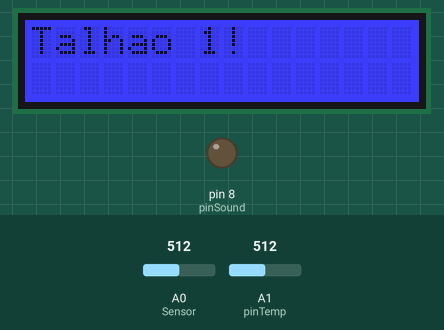
Bench run of a sketch on a simulated Arduino Uno, built for the host (arithmetic inside an expression is 32-bit, double 64-bit). On the bench: 16×2 character LCD, output pins drawn as LEDs (lit = HIGH). Inputs (shaded band) come from the test bench; at power-on: A0 (Sensor) = 512, A1 (pinTemp) = 512. WiFi joins after 1.5 s; servers stay silent unless stated; uploads are accepted with an empty reply; web services answer with replies made up by the test bench; what the sketch prints to the serial monitor is not drawn.

Above: at 1.6 s.

Measured:
- what the display in image 0 shows lasts 30.2 s, from 1.6 s to 31.8 s

The sketch:

principal.ino
```cpp
#include <SPI.h>
#include <Ethernet.h>
#include <Wire.h>
#include <rgb_lcd.h>

rgb_lcd lcd;

const int colorR = 0;
const int colorG = 0;
const int colorB = 255;
int seco = 0;
int molhado = 0;
int Sensor = A0;
int val;
int pinSound = 8;
int section = 1;

//pino do sensor de temperatura
const int pinTemp = A1;
const int B = 3975;

int pin = 0; // analog pin
int tempc = 0,tempf=0; // temperature variables
int samples[8]; // variables to make a better precision
int maxi = -100,mini = 100; // to start max/min temperature
int i;

// Local Network Settings
byte mac[]     = { 0xD4, 0x28, 0xB2, 0xFF, 0xA0, 0xA1 }; // Must be unique on local network
byte ip[]      = { 192, 168,   1,  13 };                // Must be unique on local network
byte gateway[] = { 192, 168,   1,   1 };
byte subnet[]  = { 255, 255, 255,   0 };

// ThingSpeak Settings
//byte server[]  = { 144, 212, 80, 10 }; // IP Address for the ThingSpeak API

//IPAddress server(144,212,80,10);
IPAddress server(192,168,0,150);
//String writeAPIKey = "QDNHNCLFJB1GTGGD";    // Write API Key for a ThingSpeak Channel
const int updateInterval = 10000;        // Time interval in milliseconds to update ThingSpeak
EthernetClient client;

// Variable Setup
long lastConnectionTime = 0;
boolean lastConnected = false;
int resetCounter = 0;
String umidade;
String resposta;
char irrigacao;

void setup()
{
  Ethernet.begin(mac);
  Serial.begin(9600);

  pinMode(pinSound,OUTPUT);


  lcd.begin(16, 2);
  lcd.setRGB(colorR, colorG, colorB);
  lcd.print("Talhao 1!");

  delay(30000);
}

void loop()
{


  val = analogRead(Sensor);

  if(val > 100 && val < 300){

    umidade = String(10);

  }else if(val > 300 && val < 400){

    umidade = String(8);

   }else if (val > 400 && val < 500){

    umidade = String(6);

    }else if (val > 500 && val < 600){

    umidade = String(4);

    }
    else if (val > 600 && val < 700){

   umidade = String(2);

    }else if (val > 700 && val < 900){

    umidade = String(0);

    }

    //Serial.println(umidade);


    int val = analogRead(pinTemp);
    float resistance = (float)(1023-val)*10000/val;
    int calculo = 1/(log(resistance/10000)/B+1/298.15)-273.15;
    String temperatura = String(calculo);


  // Desconectando
  if (!client.connected() && lastConnected)
  {
    Serial.println();
    Serial.println("...Disconectado.");
    Serial.println();

    client.stop();
  }

  if (client.available())
  {
    char c = client.read();
    resposta += c;
    Serial.print(c);

    if(irrigacao != c){
    lcd.clear();
    resposta.trim();
    if(resposta.length() > 0){
    if(resposta == "1" && section == 0){
    lcd.print("Irrigacao Ligada!");
    lcd.setRGB(255, 0, 0);
    client.stop();

    int i = 3,  j = 3;

    while(j){
        while(i){
        digitalWrite(pinSound,HIGH);
        delay(100);
        digitalWrite(pinSound,LOW);
        delay(100);
        i--;
        }
      j--;
    }

    }else if(resposta == "0"){
    lcd.print("Irrigacao Desligada!");
    lcd.setRGB(0, 0, 255);
    client.stop();
    }else{

       client.stop();
    }

    }
    if(c != '\n' && irrigacao != c){
      irrigacao = c;
    }
   }
  }

  // Update ThingSpeak
  if(!client.connected() && (millis() - lastConnectionTime > updateInterval))
  {
    updateThingSpeak("field1="+umidade+"&field2="+temperatura);
    Serial.println("Update thingspeak");
  }

  lastConnected = client.connected();
}

void updateThingSpeak(String tsData)
{
  if (section == 1) {

    IPAddress server(192,168,0,110);

    if(client.connect(server, 82)){

    Serial.println("Conectado no Banco de Dados...");
    Serial.println();

    client.print("GET /hackathon/service.php?");
    client.print(tsData);
    client.println("HTTP/1.1");
    client.println("Connection: close");
    //client.print("Content-Length: ");
    //client.print(tsData.length());
    client.println();


    lastConnectionTime = millis();

    resetCounter = 0;
    resposta = "";

    section = 0;

    }else {
    Serial.println("Connection Failed.");
    Serial.println();

    resetCounter++;
    Serial.println(resetCounter++);

    if (resetCounter >=5 ) {resetEthernetShield();}

    lastConnectionTime = millis();
    }

  }
  else if (section == 0){

    IPAddress server (184, 106, 153, 149);

    if(client.connect(server, 80)){

    client.print("POST /update HTTP/1.1\n");
    client.print("Host: api.thingspeak.com\n");
    client.print("Connection: close\n");
    client.print("X-THINGSPEAKAPIKEY: QDNHNCLFJB1GTGGD\n");
    client.print("Content-Type: application/x-www-form-urlencoded\n");
    client.print("Content-Length: ");
    client.print(tsData.length());
    client.print("\n\n");

    client.print(tsData);

    lastConnectionTime = millis();

    resetCounter = 0;
    resposta = "";

    section = 1;

   }else {
    Serial.println("Connection Failed.");
    Serial.println();

    resetCounter++;
    Serial.println(resetCounter++);

    if (resetCounter >=5 ) {resetEthernetShield();}

    lastConnectionTime = millis();


     }
  }

}

void resetEthernetShield()
{
  Serial.println("Resetting Ethernet Shield.");
  Serial.println();

  client.stop();
  delay(1000);

  Ethernet.begin(mac);
  delay(1000);
}
```
